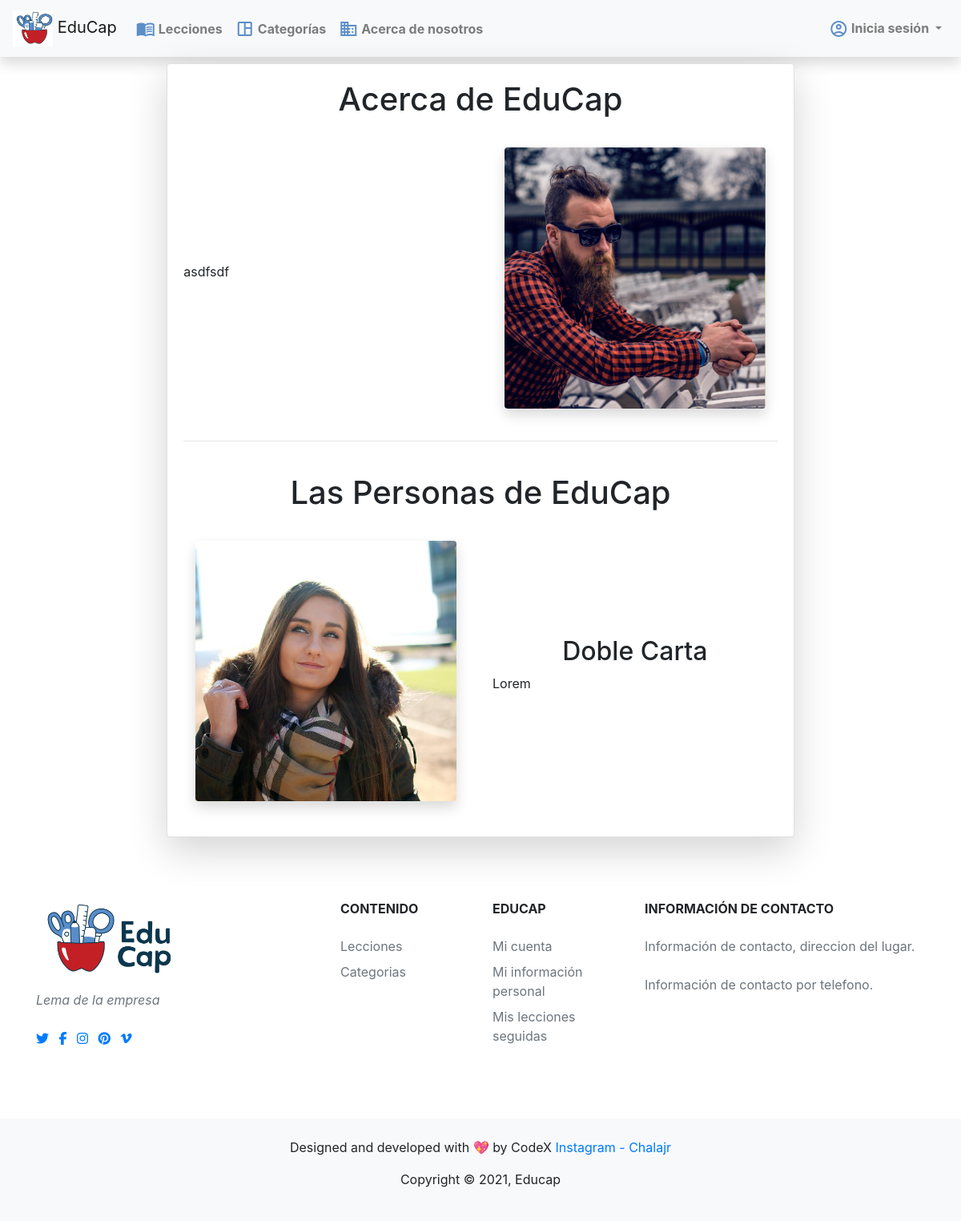
The page /SobreNosotros on the database its author committed.
### aboutUs/models.py (models this page shows, shortened)
class SobreNosotros(models.Model):
    descripcion = models.TextField("Descripción", max_length=1000)
    foto = models.ImageField("Foto", upload_to="uploads/sobreNosotros/img")
    class Meta:
        verbose_name = ("Sección Sobre Nosotros")
        verbose_name_plural = ("Sección Sobre Nosotros")

class Persona(models.Model):
    nombre = models.CharField("Nombre", max_length=100)
    descripcion = models.TextField("Descripción", max_length=250)
    foto = models.ImageField("Foto", upload_to="uploads/people/img")

### aboutUs/views.py (the view)
# urls.py: path('', views.AboutUs, name='AboutUs'),
def AboutUs(request):
    aboutUsArray = SobreNosotros.objects.all()
    for i in aboutUsArray:
        about = i
    people = Persona.objects.all().order_by('nombre')
    return render(request, "aboutUs/aboutUs.html", {
        "about": about,
        "people": people
    })

### aboutUs/templates/AboutUS/aboutUs.html
{% extends 'LearningCatalog/layout.html' %}
{% load static %}
{% load crispy_forms_tags %}
{% block body %}
<div class="container">
    <div class="row my-2 mx-0 justify-content-md-center" data-aos="fade-bottom">
        <div class="card shadow-lg">
            <div class="card-body text-center">
                <h1 class="card-title">Acerca de EduCap</h1>
                <br>
                <div class="row align-items-center">
                    <div class="col-lg-6">
                        <p class="text-justify">{{about.descripcion}}</p>
                    </div>
                    <div class="col-lg-6">
                        <div class="col">
                            <img class="img-fluid shadow rounded" style='max-width: 100%;'src="{{about.foto.url}}">
                        </div>
                    </div>
                </div>
                <br><hr><br>
                <h1 class="card-title">Las Personas de EduCap</h1>
                <br>
                {% for person in people %}
                <div class="row align-items-center">
                    <div class="col-lg-6">
                        <div class="col">
                            <img class="img-fluid shadow rounded" style='max-width: 100%;' src="{{person.foto.url}}">
                        </div>
                    </div>
                    <div class="col-lg-6">
                        <h2>{{person.nombre}}</h2>
                        <p class="text-justify">{{person.descripcion}}</p>
                    </div>
                </div>
                <br>
                {% endfor %}
            </div>
        </div>
    </div>
</div>
{% endblock %}

### rows shown on the page
SobreNosotros: descripcion "asdfsdf", foto (picture)
Persona: foto (picture), nombre "Doble Carta", descripcion "Lorem"
